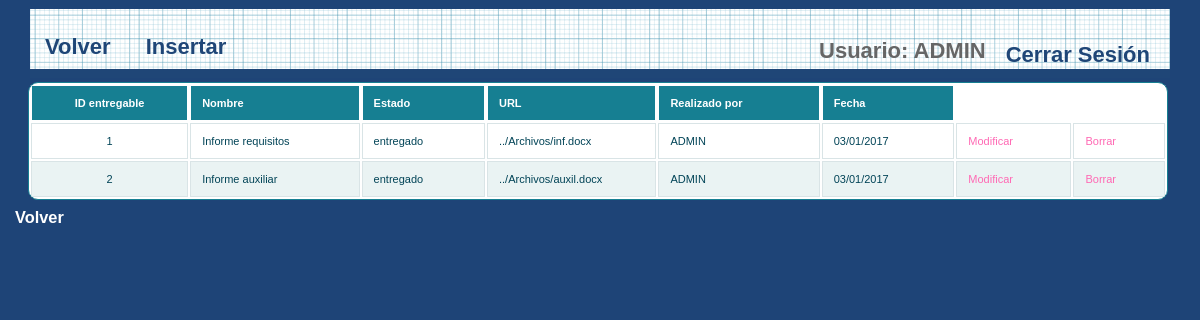
Page /et3_iu/Controllers/ENTREGABLE_Controller.php?accion=showall&ID_TAREA=1 (signed in) on the committed database.
### tables this page shows
CREATE TABLE IF NOT EXISTS `ENTREGABLE` (
`ID_ENTREGABLE` int(11) NOT NULL,
  `NOMBRE` varchar(20) NOT NULL,
  `ESTADO` varchar(25) NOT NULL,
  `URL` varchar(120) NOT NULL,
  `ID_MIEMBRO` varchar(25) NOT NULL,
  `FECHASUBIDA` date NOT NULL,
  `ID_TAREA` int(11) NOT NULL
);

CREATE TABLE IF NOT EXISTS `EMPLEADOS` (
  `EMP_USER` varchar(25) NOT NULL,
  `EMP_PASSWORD` varchar(128) NOT NULL,
  `EMP_NOMBRE` varchar(25) DEFAULT NULL,
  `EMP_APELLIDO` varchar(50) DEFAULT NULL,
  `EMP_EMAIL` varchar(50) DEFAULT NULL,
  `EMP_TIPO` int(10) DEFAULT NULL,
  `EMP_ESTADO` varchar(25) DEFAULT NULL
);

### et3_iu/Models/ENTREGABLE_Model.php (called while the page is built, shortened)
<?php
class Entregable
{
    private $ID_ENTREGABLE;
    private $NOMBRE;
    private $ESTADO;
    private $URL;
    private $MIEMBRO;
    private $FECHASUBIDA;
    public function __construct($id = null, $nombre = null, $estado = null, $url = null,Miembro $miembro = null,DateTime $fechaSubida = null,Tarea $tarea = null){
        $this->ID_ENTREGABLE = $id;
        $this->NOMBRE = $nombre;
        $this->ESTADO = $estado;
        $this->URL = $url;
        $this->MIEMBRO = $miembro;
        $this->FECHASUBIDA = $fechaSubida;
    }
    public function getID()
    {
        return $this->ID_ENTREGABLE;
    }
    public function getNombre()
    {
        return $this->NOMBRE;
    }
    public function getEstado()
    {
        return $this->ESTADO;
    }
    public function getURL()
    {
        return $this->URL;
    }
    public function getMiembro()
    {
        return $this->MIEMBRO;
    }
    public function getFecha()
    {
        return $this->FECHASUBIDA;
    }
}

### et3_iu/Mappers/ENTREGABLE_Mapper.php (called while the page is built, shortened)
<?php
    require_once("../Models/ENTREGABLE_Model.php");
    require_once("../Mappers/MIEMBRO_Mapper.php");
    require_once("../Mappers/TAREA_Mapper.php");
    class ENTREGABLE_Mapper{
        private $mysqli;
        public function ConectarBD()
        {
            $this->mysqli = new mysqli("localhost", "iu2016", "iu2016", "IU2016");
        }
        public function consultarEntregablesTarea($id_tarea) {
            $sql = "SELECT * FROM ENTREGABLE where ID_TAREA = '{$id_tarea}' ";
            $resultado = $this -> mysqli -> query($sql);
            $toret = array();
            if($resultado != false ) {
                $miembro_mapper = new MiembroMapper();
                $tarea_mapper = new TAREA_Mapper();
                while ($obj = $resultado->fetch_object()) {
                    $aux = new Entregable($obj->ID_ENTREGABLE, $obj->NOMBRE, $obj->ESTADO, $obj->URL, $miembro_mapper->buscarMiembroPorUsuario($obj->ID_MIEMBRO),
                        new DateTime($obj->FECHASUBIDA), $tarea_mapper->buscarTareaId($obj->ID_TAREA));
                    array_push($toret, $aux);
                }
            }
            return $toret;
        }
    }
?>

### et3_iu/Mappers/TAREA_Mapper.php (called while the page is built, shortened)
<?php
require_once (__DIR__ . "/../Models/MIEMBRO_Model.php");
class TAREA_Mapper{
    private $mysqli;
    public function conectarBD(){
        $this->mysqli = new mysqli("localhost","iu2016","iu2016","IU2016");
    }
        function buscarTareaId($id)
        {
            $sql = "SELECT * FROM TAREA WHERE ID_TAREA = '" . $id . "';";
            $resultado = $this->mysqli->query($sql);
            if ($resultado->num_rows != 0) {
                $tareas_bd = $resultado->fetch_array(MYSQLI_ASSOC);
                $miembro_mapper = new MiembroMapper();
                $proyecto_mapper = new ProyectoMapper();
                if($tareas_bd["PADRE"] != null)
                    $tareaPadre = $this->buscarTareaId($tareas_bd["PADRE"]);
                else
                    $tareaPadre = null;
                $miembro = $miembro_mapper->buscarMiembroPorUsuario($tareas_bd["ID_MIEMBRO"]);
                $proyecto = $proyecto_mapper->buscarId($tareas_bd["ID_PROYECTO"]);
                $tarea = new Tarea($tareas_bd["ID_TAREA"], $tareas_bd["NOMBRE"], $tareas_bd["DESCRIPCION"],
                    $tareaPadre, $tareas_bd["FECHAIP"], $tareas_bd["FECHAEP"], $tareas_bd["FECHAIR"],
                    $tareas_bd["FECHAER"], $tareas_bd["HORASP"], $tareas_bd["HORASR"], $miembro,
                    $tareas_bd["ESTADO"], $tareas_bd["COMENTARIO"],$proyecto);
                return $tarea;
            } else {
                return "No hay resultados";
            }
        }
}

### et3_iu/Models/MIEMBRO_Model.php (called while the page is built, shortened)
<?php
class Miembro{
    private $USUARIO;
    public function __construct( $NOMBRE=NULL, $APELLIDOS=NULL, $USUARIO=NULL, $CONTRASEÑA=NULL, $CORREO=NULL){
        $this->USUARIO = $USUARIO;
    }
    public function getUsuario(){
        return $this->USUARIO;
    }
}
?>

### et3_iu/Mappers/MIEMBRO_Mapper.php (called while the page is built, shortened)
<?php
    require_once("../Models/MIEMBRO_Model.php");
    class MiembroMapper {
        private $mysqli;
        public function ConectarBD()
        {
            $this->mysqli = new mysqli("localhost", "iu2016", "iu2016", "IU2016");
        }
        public function buscarMiembroPorUsuario($user) {
            $sql = "SELECT * FROM EMPLEADOS where EMP_USER = '{$user}' ";
            $resultado = $this -> mysqli -> query($sql);
            $miembro = $resultado->fetch_array(MYSQLI_ASSOC);
            $miembro = new Miembro($miembro["EMP_NOMBRE"], $miembro["EMP_APELLIDO"], $miembro["EMP_USER"], $miembro["EMP_PASSWORD"], $miembro["EMP_EMAIL"]);
            return $miembro;
        }
    }
?>

### et3_iu/Views/ENTREGABLE_SHOW_Vista.php (the view, shortened to what this page needs)
<?php
class ENTEGABLE_SHOW_Vista
{
    public function __construct(array $entregables, $volver)
    {
        $this->volver = $volver;
        $this->entregables = $entregables;
        $this->render();
    }
    public function render()    {
        ?>
        <div>
            <head>
                <link rel="stylesheet" href="../Styles/styles.css" type="text/css" media="screen"/>
                <link rel="stylesheet" type="text/css" href="../Styles/print.css" media="print"/>
            </head>
            <div id="wrapper">
                <nav>
                    <div class="menu">
                        <ul>
                            <li><a href="../Functions/Desconectar.php"><?php echo $strings['Cerrar Sesión']; ?></a></li>
                            <li><?php echo $strings['Usuario'] . ": " . $_SESSION['login']; ?></li>
                        </ul>
                         <?= '<a href=\'' . $this->volver . "'>" . $strings['Volver'] . " </a>" ?>
                        <a href='./ENTREGABLE_Controller.php?accion=add_entregable_menu&ID_TAREA=<?php echo $_REQUEST['ID_TAREA']; ?> '><?php echo $strings['Insertar'] ?></a>
                    </div>
                </nav>
                <table id='btable' border=1>
                    <tr>
                        <th><?= $strings["Entregable_id"] ?></th>
                        <th><?= $strings["Nombre"] ?></th>
                        <th><?= $strings["Estado"] ?></th>
                        <th><?= $strings["url"] ?></th>
                        <th><?= $strings["Realizado Por"] ?></th>
                        <th><?= $strings["Fecha"] ?></th>
                    </tr>
                    <?php
                    foreach ($this->entregables as $entregable) { ?>
                        <tr>
                            <td><?=$entregable->getID()?></td>
                            <td><?=$entregable->getNombre()?></td>
                            <td><?=$entregable->getEstado()?></td>
                            <td><?=$entregable->getURL()?></td>
                            <td><?=$entregable->getMiembro()->getUsuario()?></td>
                            <td><?=$entregable->getFecha()->format("d/m/Y")?></td>
                            <td><a href='ENTREGABLE_Controller.php?accion=edit_entregable_menu&amp;entregable_ID=<?= $entregable->getID() ?>'><?= $strings['Modificar'] ?></a></td>
                            <td><a href='ENTREGABLE_Controller.php?accion=delete_entregable_menu&amp;entregable_ID=<?= $entregable->getID() ?>'><?= $strings['Borrar'] ?></a></td>
                        </tr>
                       <?php } ?>
                </table>
            </div>
            <h3><?= '<a class="form-link" href=\'' . $this->volver . "'>" . $strings['Volver'] . " </a>" ?></h3>
        </div>
        <?php
    }
}
?>

### et3_iu/Styles/styles.css (style rules this page uses)
* { margin: 0; padding: 0; }
ul li { list-style-type:none; }
header, footer, section, aside, nav, article { display: block; }
#wrapper { width: 1140px; margin: 0 auto; margin-top: 5px; margin-bottom: 5px; }
nav { width: 1140px; height: 69px; margin: 0 auto; background: #1F4677 url(../images/blueprintpaper.png) repeat-x; }
h1,h2,h3,h4,h5,h6 { font-weight: bold; clear: both; color: #333; list-style-type:none; }
a:link, a:visited { color:hotpink; text-decoration: none; }
li { padding-left: 5px; }
nav .menu { font-size: 22px; font-weight: bold; }
nav .menu ul { margin: 0; padding: 25px 0 0 20px; list-style: none; line-height: normal; }
nav .menu li { display: block; float: right; }
nav .menu a { display: block; margin-right: 5px; padding: 0px 15px; text-decoration: none; color: #1F4677; float:left; }
table { white-space: normal; line-height: normal; font-weight: normal; font-size: small; font-style: normal; color: black; text-align: center; font-variant: normal; border-color: gray; background-color: white; }
#btable { white-space: normal; line-height: normal; font-weight: normal; font-size: 11px; font-style: normal; color: black; text-align: center; font-variant: normal; border-color: gray; background-color: white; margin-left: -2px; }
#btable { width: 100%; overflow: hidden; background: #FFF; color: #024457; border-radius: 10px; border: 1px solid #167F92; }
#btable tr { border: 1px solid #D9E4E6; }
#btable tr:nth-child(odd) { background-color: #EAF3F3; }
#btable th { display: none; border: 1px solid #FFF; background-color: #167F92; color: #FFF; padding: 1em; }
#btable th:first-child { display: table-cell; text-align: center; }
#btable th:nth-child(2) { display: table-cell; }
#btable th:nth-child(2):after { content: attr(data-th); }
@media (min-width: 480px) { #btable th:nth-child(2):after { display: none; } }
#btable td { display: block; word-wrap: break-word; max-width: 7em; }
#btable td:first-child { display: table-cell; text-align: center; border-right: 1px solid #D9E4E6; }
@media (min-width: 480px) { #btable td { border: 1px solid #D9E4E6; } }
#btable th, #btable td { text-align: left; margin: .5em 1em; }
@media (min-width: 480px) { #btable th, #btable td { display: table-cell; padding: 1em; } }
#content p, ul, ol, hr { margin-bottom: 24px; }
#content h1, h2, h3, h4, h5, h6 { color: #333; margin: 0 0 20px 0; line-height: 1.5em; }
* { margin-top: 4px; }
.form-link { color: white !important; margin-left: 15px; }

### et3_iu/Styles/print.css (style rules this page uses)
a { text-decoration : underline; color : #0000ff; }
a:link:after, a:visited:after { content: " (" attr(href) ") "; font-size: 70%; }
nav, footer, header, aside { display : none; }

### rows in the picture
entregable: ID_ENTREGABLE "1", NOMBRE "Informe requisitos", ESTADO "entregado", URL "../Archivos/inf.docx", ID_MIEMBRO.EMP_USER "ADMIN", format "03/01/2017"
entregable: ID_ENTREGABLE "2", NOMBRE "Informe auxiliar", ESTADO "entregado", URL "../Archivos/auxil.docx", ID_MIEMBRO.EMP_USER "ADMIN", format "03/01/2017"

### other values in the picture
$strings['Cerrar Sesión'] "Cerrar Sesión"
$strings['Usuario'] "Usuario"
$_SESSION['login'] "ADMIN"
$strings['Volver'] "Volver"
$strings['Insertar'] "Insertar"
$strings["Entregable_id"] "ID entregable"
$strings["Nombre"] "Nombre"
$strings["Estado"] "Estado"
$strings["url"] "URL"
$strings["Realizado Por"] "Realizado por"
$strings["Fecha"] "Fecha"
